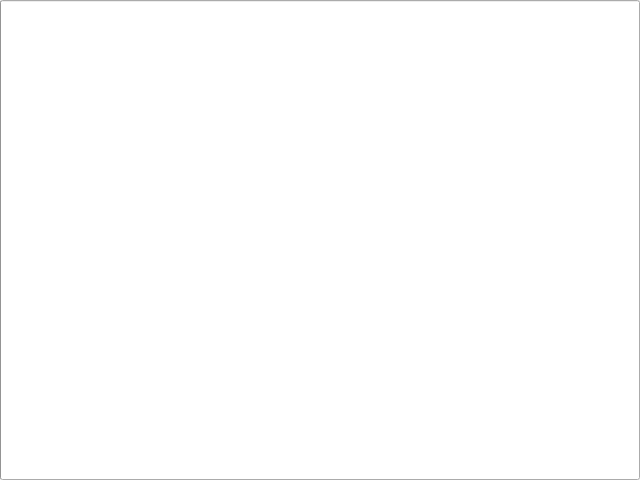
<?xml version="1.0" encoding="UTF-8"?>
<ui version="4.0">
 <class>ProgressBarHost</class>
 <widget class="QProgressBar" name="ProgressBarHost">
  <property name="geometry">
   <rect>
    <x>0</x>
    <y>0</y>
    <width>640</width>
    <height>480</height>
   </rect>
  </property>
  <property name="windowTitle">
   <string>QProgressBar</string>
  </property>
  <property name="toolTip">
   <string>QProgressBar host</string>
  </property>
 </widget>
 <resources/>
 <connections/>
</ui>
